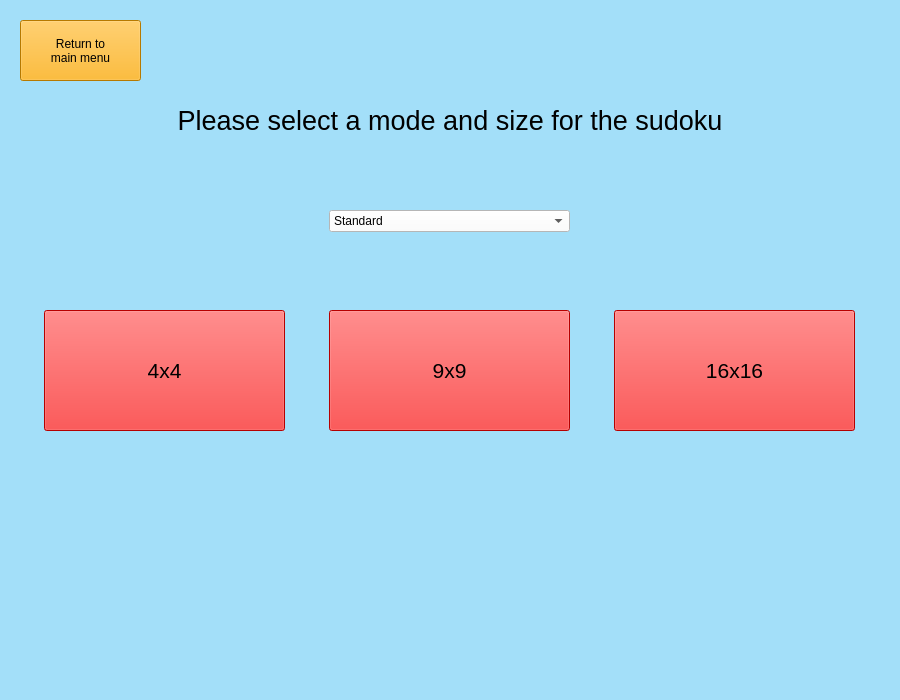
<?xml version="1.0" encoding="UTF-8"?>
<ui version="4.0">
 <class>SelectionScreen</class>
 <widget class="QWidget" name="SelectionScreen">
  <property name="geometry">
   <rect>
    <x>0</x>
    <y>0</y>
    <width>900</width>
    <height>700</height>
   </rect>
  </property>
  <property name="windowTitle">
   <string>Size selection screen</string>
  </property>
  <property name="styleSheet">
   <string notr="true">background-color: rgb(85, 255, 255);
background-color: rgb(163, 223, 249);</string>
  </property>
  <widget class="QPushButton" name="Pb_4x4">
   <property name="geometry">
    <rect>
     <x>44</x>
     <y>310</y>
     <width>241</width>
     <height>121</height>
    </rect>
   </property>
   <property name="font">
    <font>
     <pointsize>16</pointsize>
    </font>
   </property>
   <property name="styleSheet">
    <string notr="true">background-color: rgb(255, 0, 0);</string>
   </property>
   <property name="text">
    <string>4x4</string>
   </property>
  </widget>
  <widget class="QPushButton" name="Pb_9x9">
   <property name="geometry">
    <rect>
     <x>329</x>
     <y>310</y>
     <width>241</width>
     <height>121</height>
    </rect>
   </property>
   <property name="font">
    <font>
     <pointsize>16</pointsize>
    </font>
   </property>
   <property name="styleSheet">
    <string notr="true">background-color: rgb(255, 0, 0);</string>
   </property>
   <property name="text">
    <string>9x9</string>
   </property>
  </widget>
  <widget class="QPushButton" name="Pb_16x16">
   <property name="geometry">
    <rect>
     <x>614</x>
     <y>310</y>
     <width>241</width>
     <height>121</height>
    </rect>
   </property>
   <property name="font">
    <font>
     <pointsize>16</pointsize>
    </font>
   </property>
   <property name="styleSheet">
    <string notr="true">background-color: rgb(255, 0, 0);</string>
   </property>
   <property name="text">
    <string>16x16</string>
   </property>
  </widget>
  <widget class="QLabel" name="lb_instuctions">
   <property name="geometry">
    <rect>
     <x>150</x>
     <y>100</y>
     <width>600</width>
     <height>40</height>
    </rect>
   </property>
   <property name="font">
    <font>
     <pointsize>20</pointsize>
    </font>
   </property>
   <property name="text">
    <string>Please select a mode and size for the sudoku</string>
   </property>
   <property name="alignment">
    <set>Qt::AlignCenter</set>
   </property>
  </widget>
  <widget class="QPushButton" name="return_main">
   <property name="geometry">
    <rect>
     <x>20</x>
     <y>20</y>
     <width>121</width>
     <height>61</height>
    </rect>
   </property>
   <property name="styleSheet">
    <string notr="true">background-color: rgb(255, 170, 0);
font: 9pt &quot;Tempus Sans ITC&quot;;</string>
   </property>
   <property name="text">
    <string>Return to
main menu</string>
   </property>
  </widget>
  <widget class="QComboBox" name="comboBox">
   <property name="geometry">
    <rect>
     <x>329</x>
     <y>210</y>
     <width>241</width>
     <height>22</height>
    </rect>
   </property>
   <property name="styleSheet">
    <string notr="true">
background-color: rgb(255, 255, 255);</string>
   </property>
   <item>
    <property name="text">
     <string>Standard</string>
    </property>
   </item>
   <item>
    <property name="text">
     <string>Diagonal</string>
    </property>
   </item>
   <item>
    <property name="text">
     <string>Chess</string>
    </property>
   </item>
  </widget>
 </widget>
 <resources/>
 <connections/>
</ui>
